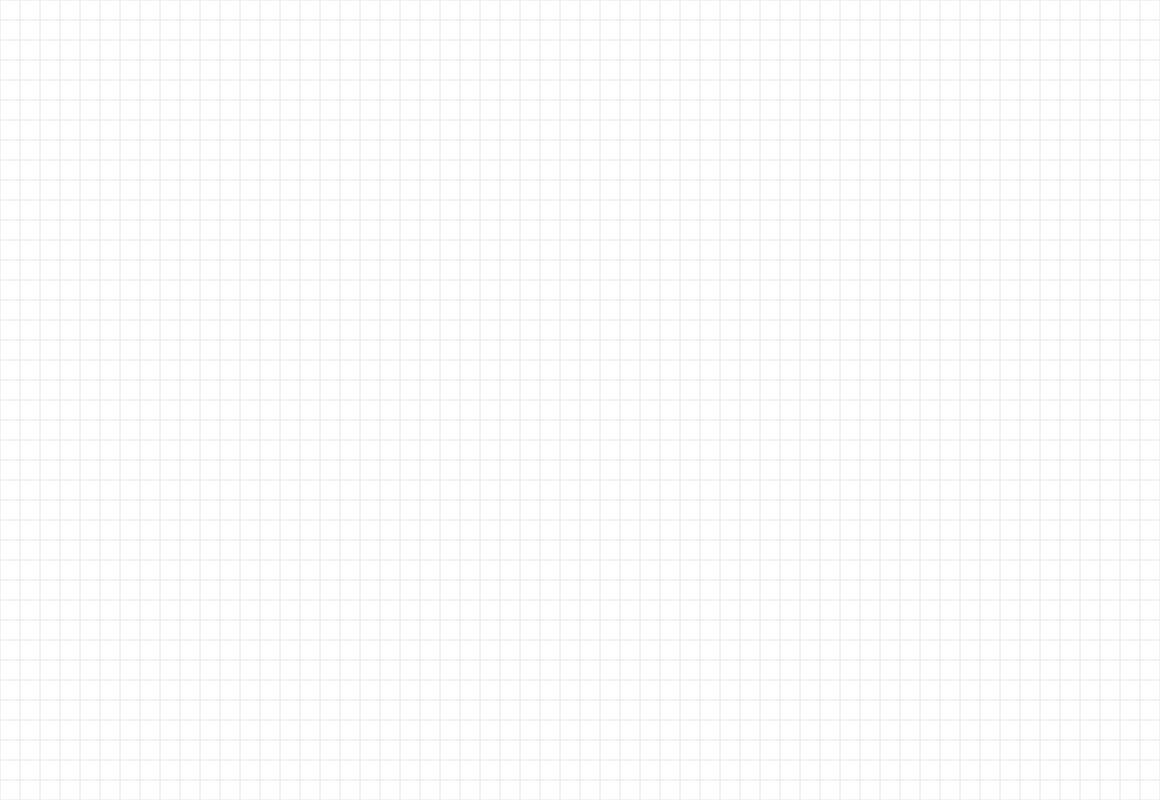
Frame 1 (no input)
Frame 60 (no input): identical to frame 1, image omitted
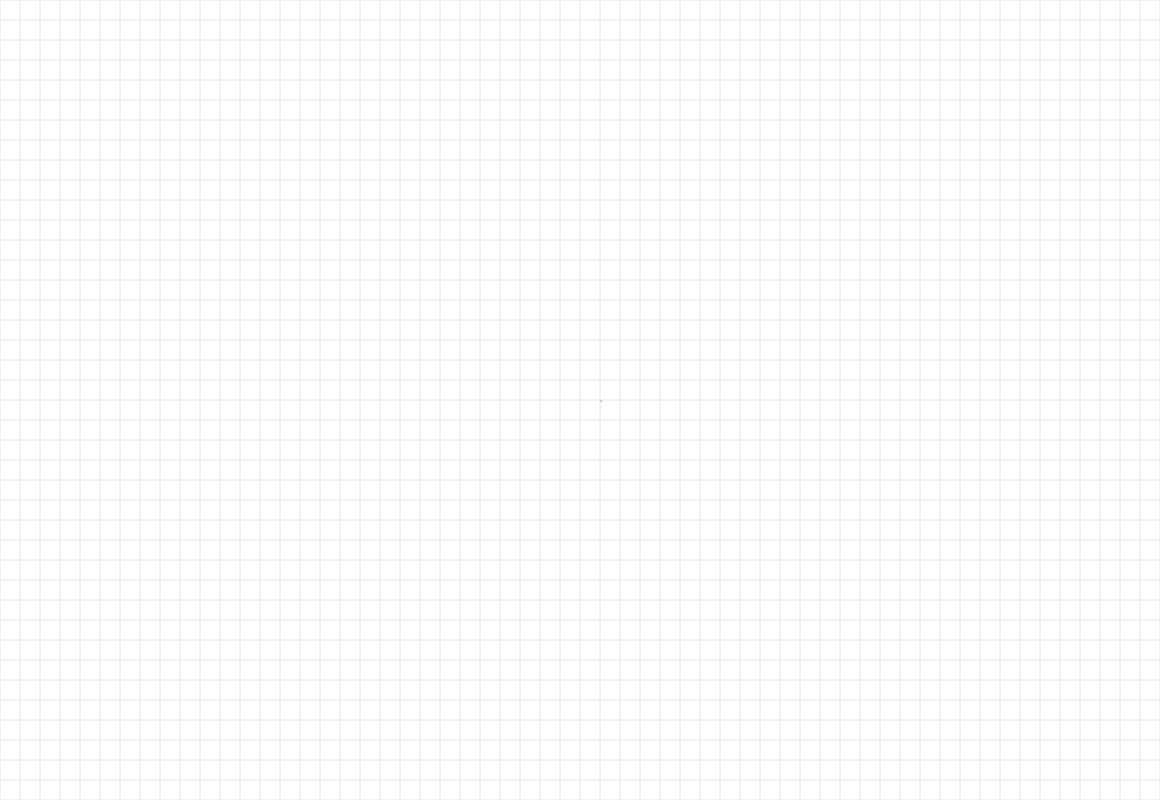
Frame 120 (the mouse pressed at the canvas centre since frame 60)

The p5.js sketch that drew these frames (run headless with seeded random() and noise() and a simulated clock; from frame 60 on, the mouse is pressed at the canvas centre):

// p5.js sketch
// ── sketch.js
var grid = 20;
var p1select;
var p2select;
var but;
let size_x = 1200;
let size_y = 800;
let offset_x = 40;
let offset_y = 40;
let gridOffset = grid / 2;
let mx = 0;
let my = 0;
let mpx = 0;
let mpy = 0;
let pArr = [];
let changed = false;
let von = "  von ";
let nach = " nach ";
let pcount = 0;

function drawGrid() {
  // Draw grid
  gridOffset=1
  var l = 0;
  strokeWeight(1);
  stroke(230);
  while (l < width || l < height) {
    line(0, l, width, l);
    line(l, 0, l, height);
    l += grid;
  }
}

function findP(p) {
  let arr = []
  pArr.forEach(findp);
  function findp(value,index,array) {
    if (value[6] == p) arr = [value[2],value[3]];
    if (value[7] == p) arr = [value[0],value[1]];
  }
  return arr;
}

function von_selection(von) {
  p1select = createSelect()
  p1select.position(size_x + offset_x + 50,offset_y);
  p1select.option("  von ")
  pArr.forEach(make_options);
  function make_options(value,index,array) {
    if (pArr.length>(index)) p1select.option("  P" + (index + 1).toString());
  }
  p1select.selected(von)
}

function nach_selection() {
  p2select = createSelect()
  p2select.position(size_x + offset_x + 120,offset_y);
  p2select.option(" nach ");
  let vonx = Number(von.substring(3));
  if (vonx >= 0) {
    for (let i = 1; i <= pcount; i++) {
      if (vonx != i) p2select.option("  P" + i.toString());
    }
  }
  if (pArr.length > 0) {
    left = false;
    right = false;
    up = false;
    down = false;
    let arr = findP(vonx);
    if (arr != []) {
      x = arr[0];
      y = arr[1];
      pArr.forEach(get_points);
      function get_points(value,index,array) {
        if (value[0] > x && value[2] > x && value[1] < y && value[3] > y) right = true;
        if (value[0] > x && value[2] > x && value[1] > y && value[3] < y) right = true;
        if (value[0] < x && value[2] < x && value[1] < y && value[3] > y) left = true;
        if (value[0] < x && value[2] < x && value[1] > y && value[3] < y) left = true;
        if (value[1] > y && value[3] > y && value[0] < x && value[2] > x) down = true;
        if (value[1] > y && value[3] > y && value[0] > x && value[2] < x) down = true;
        if (value[1] < y && value[3] < y && value[0] < x && value[2] > x) up = true;
        if (value[1] < y && value[3] < y && value[0] > x && value[2] < x) up = true;
      }
      if (left) p2select.option("  <-");
      if (right) p2select.option("  ->");
      if (up) p2select.option("  ^");
      if (down) p2select.option("  v");
    }
  }
}

function setup() {
  let canv = createCanvas(size_x, size_y);
  von_selection();
  nach_selection();
  canv.position(offset_x, offset_y);
  background(255);
  drawGrid();
}

function draw() {
  if (mouseIsPressed) {
    var x = snap(mouseX);
    var y = snap(mouseY);
    var px = snap(pmouseX);
    var py = snap(pmouseY);
    changed = false;
    if (px <= (size_x + offset_x) && py <= (size_y + offset_y)) {
      if (px != mpx || py != mpy) { 
        drawShape();
      }
      if (mx == 0) mx = x;
      if (my == 0) my = y;
      mpx = px;
      mpy = py;
      strokeWeight(2);
      stroke(200);
      line(mpx, mpy, mx, my);
      changed = true;
    }
  }
  if (p1select.selected() != von) {
    von = p1select.selected();
    nach_selection(0);
  }
  if (p2select.selected() != nach) {
    nach = p2select.selected();
    inp = createInput("0.0 cm");
    inp.position(size_x + offset_x + 190,offset_y);
    inp.size(70);
    but_ok = createButton("OK");
    but_ok.position(size_x + offset_x + 290,offset_y);
    but_del = createButton(" - ");
    but_del.position(size_x + offset_x + 350,offset_y);
    but_add = createButton(" + ");
    but_add.position(size_x + offset_x + 390,offset_y);
  }
}

function snap(op) {
  // subtract offset (to center lines)
  // divide by grid to get row/column
  // round to snap to the closest one
  var cell = Math.round((op - gridOffset) / grid);
  // multiply back to grid scale
  // add offset to center
  return cell * grid + gridOffset;
}

function drawShape() {
  clear();
  drawGrid();
  pArr.forEach(drawLine);
  function drawLine(value, index, array) {
    strokeWeight(1);
    stroke(value[4]);
    line(value[0], value[1], value[2], value[3]);
    stroke(value[5]);
    text("P" + value[7].toString(),value[0],value[1]);
    text("P" + value[6].toString(),value[2],value[3]);
  }
}

function findPoint(x, y) {
  val = 0
  pArr.forEach(findPt);
  function findPt(value, index, array) {
    if (value[0] == x && value[1] == y) val=value[7];
    if (value[2] == x && value[3] == y) val=value[6];
  }
  return val;
}

function mouseReleased() {
  if (changed) {
    let cntx = 0;
    let cnty = 0;
    drawGrid();
    let val = findPoint(mx,my);
    if (val > 0) cntm = val; else {
      pcount = pcount +1;
      cntm = pcount;
    }
    val = findPoint(mpx,mpy);
    if (val > 0) cntmp = val; else {
      pcount = pcount +1;
      cntmp = pcount;
    }
    pArr.push([mpx,mpy,mx,my,"blue","gray",cntm,cntmp]);
    print(pArr.length-1,"mpx:",mpx,"mpy:",mpy,"mx:",mx,"my:",my,"cp:","blue","cl:","gray","p-:",cntm,"p+:",cntmp);
    mx = 0;
    my = 0;
    drawShape();
    von_selection(von);
  }
}
